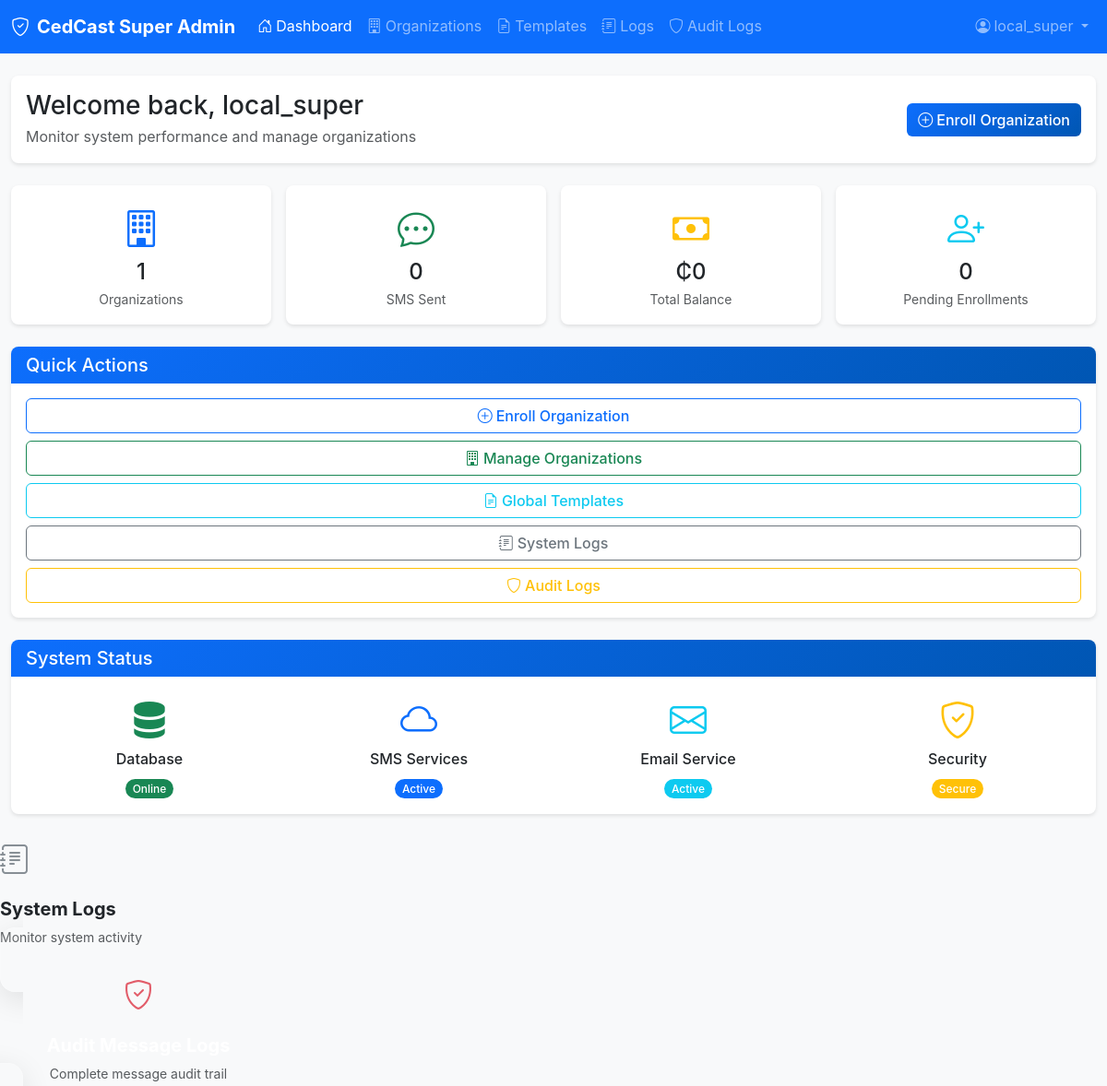
The page /dashboard/ (signed in, upper part) on the database as committed earlier.
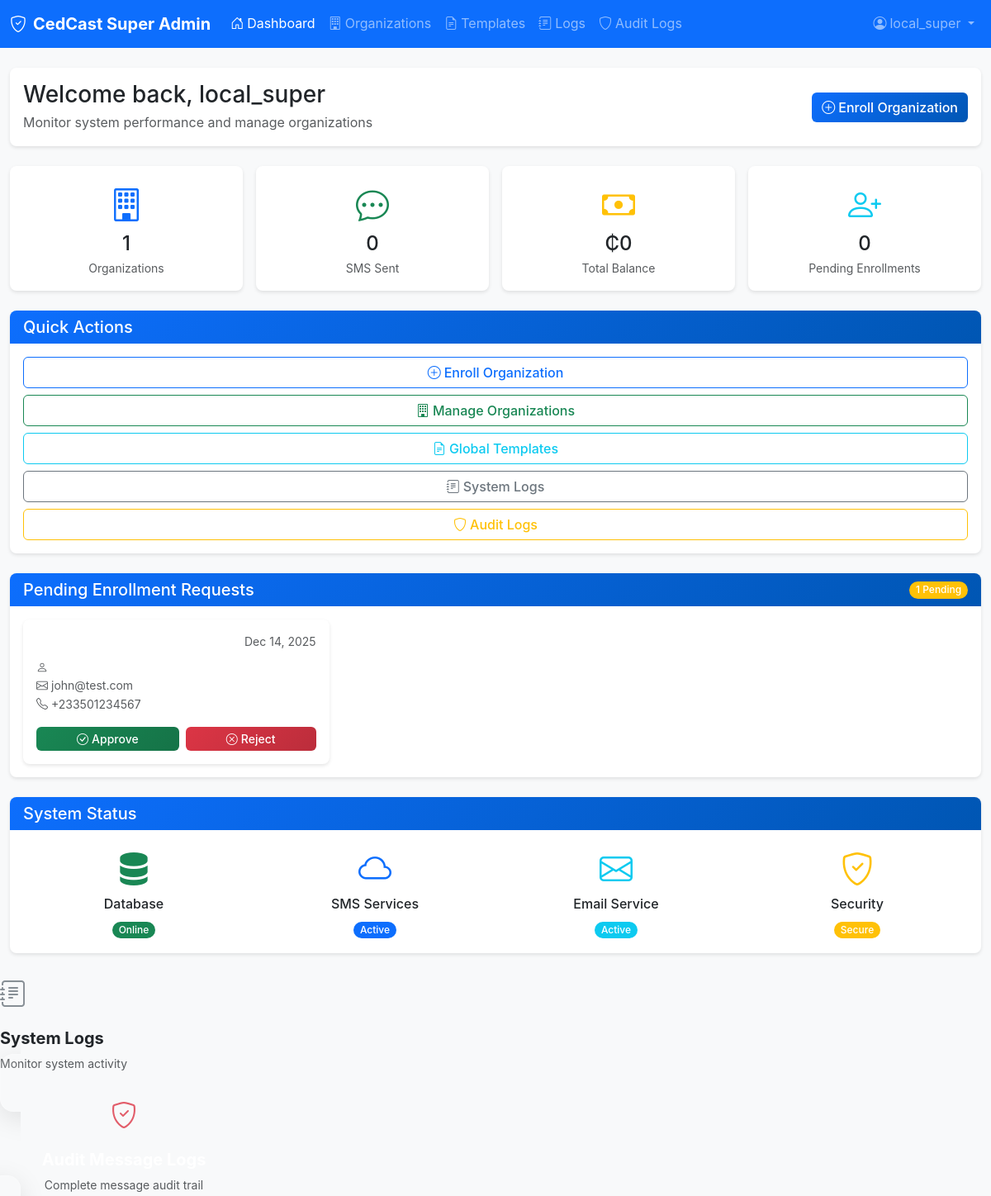
The same page on the database as committed later.
### core/models.py (models this page shows, shortened)
class EnrollmentRequest(models.Model):
	STATUS_CHOICES = [
		('pending', 'Pending Review'),
		('approved', 'Approved'),
		('rejected', 'Rejected'),
	]
	ORG_TYPE_CHOICES = [
		('company', 'Company'),
		('school', 'School'),
		('ngo', 'NGO'),
		('pharmacy', 'Pharmacy'),
		('restaurant', 'Restaurant'),
		('other', 'Other'),
	]
	org_name = models.CharField(max_length=255)
	org_type = models.CharField(max_length=20, choices=ORG_TYPE_CHOICES, default='company')
	address = models.TextField(blank=True, null=True)
	contact_name = models.CharField(max_length=255)
	position = models.CharField(max_length=100, blank=True, null=True)
	email = models.EmailField()
	phone = models.CharField(max_length=20)
	message = models.TextField(blank=True, null=True, help_text="Additional information from the requester")
	status = models.CharField(max_length=20, choices=STATUS_CHOICES, default='pending')
	reviewed_at = models.DateTimeField(blank=True, null=True)
	reviewed_by = models.ForeignKey(User, on_delete=models.SET_NULL, null=True, blank=True, related_name='reviewed_requests')
	review_notes = models.TextField(blank=True, null=True)
	created_at = models.DateTimeField(auto_now_add=True)
	updated_at = models.DateTimeField(auto_now=True)
	class Meta:
		ordering = ['-created_at']
		indexes = [
			models.Index(fields=['status', 'created_at']),
			models.Index(fields=['email']),
		]

### core/views.py (the view, shortened to what this page needs)
# urls.py: path('dashboard/', views.dashboard, name='dashboard'),
@login_required
def dashboard(request, school_slug=None):
	user = request.user
	if user.role == User.SUPER_ADMIN:
		notice = None
		from .models import Message, AlertRecipient, Organization, OrgMessage, OrgAlertRecipient
		schools = School.objects.all()
		school_stats = []
		for school in schools:
			messages = Message.objects.filter(school=school)
			total_messages = messages.count()
			sent_messages = messages.filter(sent=True).count()
			recipients = AlertRecipient.objects.filter(message__school=school)
			total_recipients = recipients.count()
			sent_recipients = recipients.filter(status='sent').count()
			failed_recipients = recipients.filter(status='failed').count()
			delivery_rate = (sent_recipients / total_recipients * 100) if total_recipients else 0
			school_stats.append({
				'school': school,
				'total_messages': total_messages,
				'sent_messages': sent_messages,
				'total_recipients': total_recipients,
				'sent_recipients': sent_recipients,
				'failed_recipients': failed_recipients,
				'delivery_rate': delivery_rate,
			})
		orgs = Organization.objects.all()
		org_stats = []
		for org in orgs:
			messages = OrgMessage.objects.filter(organization=org)
			total_messages = messages.count()
			sent_messages = messages.filter(sent=True).count()
			recipients = OrgAlertRecipient.objects.filter(message__organization=org)
			total_recipients = recipients.count()
			sent_recipients = recipients.filter(status='sent').count()
			failed_recipients = recipients.filter(status='failed').count()
			delivery_rate = (sent_recipients / total_recipients * 100) if total_recipients else 0
			from .utils.crypto_utils import decrypt_value
			sender_id = getattr(org, 'sender_id', None)
			sender_display = decrypt_value(sender_id) if sender_id else None
			org_stats.append({
				'organization': org,
				'total_messages': total_messages,
				'sent_messages': sent_messages,
				'total_recipients': total_recipients,
				'sent_recipients': sent_recipients,
				'failed_recipients': failed_recipients,
				'delivery_rate': delivery_rate,
				'sender_id_display': sender_display,
			})
		from .models import Message as SchoolMessage, OrgMessage as OrganizationMessage
		total_msgs = SchoolMessage.objects.count() + OrganizationMessage.objects.count()
		total_sent = SchoolMessage.objects.filter(sent=True).count() + OrganizationMessage.objects.filter(sent=True).count()
		from django.utils import timezone
		import datetime
		from django.db.models.functions import TruncDate
		from django.db.models import Count
		trend_days = 7
		now = timezone.now()
		start_date = (now - datetime.timedelta(days=trend_days - 1)).date()
		from .models import AlertRecipient as SchoolAlertRecipient, OrgAlertRecipient as OrganizationAlertRecipient
		sent_school_qs = SchoolAlertRecipient.objects.filter(status='sent', sent_at__date__gte=start_date).annotate(day=TruncDate('sent_at')).values('day').annotate(count=Count('id'))
		sent_org_qs = OrganizationAlertRecipient.objects.filter(status='sent', sent_at__date__gte=start_date).annotate(day=TruncDate('sent_at')).values('day').annotate(count=Count('id'))
		total_school_qs = SchoolAlertRecipient.objects.filter(message__created_at__date__gte=start_date).annotate(day=TruncDate('message__created_at')).values('day').annotate(total=Count('id'))
		total_org_qs = OrganizationAlertRecipient.objects.filter(message__created_at__date__gte=start_date).annotate(day=TruncDate('message__created_at')).values('day').annotate(total=Count('id'))
		orgs_qs = Organization.objects.filter(created_at__date__gte=start_date).annotate(day=TruncDate('created_at')).values('day').annotate(count=Count('id'))
		sent_by_date = {}
		for r in sent_school_qs:
			sent_by_date[r['day']] = sent_by_date.get(r['day'], 0) + r['count']
		for r in sent_org_qs:
			sent_by_date[r['day']] = sent_by_date.get(r['day'], 0) + r['count']
		total_by_date = {}
		for r in total_school_qs:
			total_by_date[r['day']] = total_by_date.get(r['day'], 0) + r['total']
		for r in total_org_qs:
			total_by_date[r['day']] = total_by_date.get(r['day'], 0) + r['total']
		orgs_by_date = { r['day']: r['count'] for r in orgs_qs }
		messages_trend = []
		orgs_trend = []
		delivery_trend = []
		for i in range(trend_days - 1, -1, -1):
			d = (now - datetime.timedelta(days=i)).date()
			messages_trend.append(sent_by_date.get(d, 0))
			orgs_trend.append(orgs_by_date.get(d, 0))
			total = total_by_date.get(d, 0)
			sent = sent_by_date.get(d, 0)
			delivery_trend.append(int((sent / total * 100)) if total else 0)
		from .models import Payment
		from django.db.models import Sum, Count, Avg
		from decimal import Decimal
		total_payments = Payment.objects.filter(status='success').count()
		total_revenue = Payment.objects.filter(status='success').aggregate(total=Sum('amount'))['total'] or Decimal('0')
		recent_payments = Payment.objects.filter(status='success', created_at__date__gte=start_date).count()
		orgs_with_balance = Organization.objects.filter(balance__gt=Decimal('0')).count()
		total_org_balance = Organization.objects.aggregate(total=Sum('balance'))['total'] or Decimal('0')
		avg_org_balance = total_org_balance / orgs_with_balance if orgs_with_balance > 0 else Decimal('0')
		premium_orgs = Organization.objects.filter(is_premium=True).count()
		total_orgs = Organization.objects.count()
		premium_percentage = (premium_orgs / total_orgs * 100) if total_orgs > 0 else 0
		total_sms_sent_all = Organization.objects.aggregate(total=Sum('total_sms_sent'))['total'] or 0
		total_balance_all = Organization.objects.aggregate(total=Sum('balance'))['total'] or Decimal('0.00')
		avg_sms_rate = Organization.objects.aggregate(avg=Avg('sms_rate'))['avg'] or Decimal('0.25')
		payments_trend = []
		for i in range(trend_days - 1, -1, -1):
			d = (now - datetime.timedelta(days=i)).date()
			day_payments = Payment.objects.filter(status='success', created_at__date=d).count()
			payments_trend.append(day_payments)
		recent_payment_transactions = Payment.objects.filter(status='success').select_related('organization').order_by('-created_at')[:10]
		top_orgs = Organization.objects.filter(balance__gt=Decimal('0')).order_by('-balance')[:5]
		top_payers = []
		pending_approvals = Organization.objects.filter(approval_status='pending').order_by('-created_at')
		from .models import EnrollmentRequest
		pending_enrollment_requests = EnrollmentRequest.objects.filter(status='pending').order_by('-created_at')[:10]  # Show latest 10
		total_pending_requests = EnrollmentRequest.objects.filter(status='pending').count()
		approved_enrollment_requests = EnrollmentRequest.objects.filter(status='approved').order_by('-reviewed_at')[:10]  # Show latest 10
		context = {"schools": schools, "school_stats": school_stats, "org_stats": org_stats, "notice": notice,
			"total_messages": total_msgs, "total_sent": total_sent,
			"messages_trend": messages_trend, "orgs_trend": orgs_trend, "delivery_trend": delivery_trend,
			"hubtel_dry_run": getattr(settings, 'HUBTEL_DRY_RUN', False),
			"clicksend_dry_run": getattr(settings, 'CLICKSEND_DRY_RUN', False),
			"total_payments": total_payments,
			"total_revenue": total_revenue,
			"recent_payments": recent_payments,
			"orgs_with_balance": orgs_with_balance,
			"total_org_balance": total_org_balance,
			"avg_org_balance": avg_org_balance,
			"payments_trend": payments_trend,
			"top_payers": top_payers,
			"premium_orgs": premium_orgs,
			"total_orgs": total_orgs,
			"premium_percentage": premium_percentage,
			"total_sms_sent_all": total_sms_sent_all,
			"total_balance_all": total_balance_all,
			"avg_sms_rate": avg_sms_rate,
			"pending_approvals": pending_approvals,
			"pending_enrollment_requests": pending_enrollment_requests,
			"total_pending_requests": total_pending_requests,
			"approved_enrollment_requests": approved_enrollment_requests,
			"recent_payment_transactions": recent_payment_transactions,
		}
		return render(request, "super_admin_dashboard.html", context)
	else:
		if user.role == User.ORG_ADMIN and getattr(user, 'organization', None):
			return redirect("org_dashboard", org_slug=user.organization.slug)
		return redirect("login")

### core/templatetags/core_filters.py (called while the page is built)
@register.filter
def format_number(value):
    if value is None:
        return "0"
    try:
        if isinstance(value, str):
            value = float(value) if '.' in value else int(value)
        return f"{value:,}"
    except (ValueError, TypeError):
        return str(value)

### core/utils/crypto_utils.py (called while the page is built, shortened)
def decrypt_value(stored: str) -> str:
    if stored is None or stored == "":
        return stored
    if not isinstance(stored, str):
        return stored
    if not stored.startswith('ENC::'):
        return stored

### core/templates/super_admin_dashboard.html (shortened to what the changed rows need)
{% extends 'base.html' %}
{% load static %}
{% load core_filters %}
{% block content %}
<div class="container-fluid py-4">
    <div class="row mb-4">
        <div class="col-12">
            <div class="card">
                <div class="card-body">
                    <div class="row align-items-center">
                        <div class="col-md-8">
                            <h1 class="h3 mb-1">Welcome back, {{ request.user.username }}</h1>
                        </div>
                    </div>
                </div>
            </div>
        </div>
    </div>
    {% if pending_enrollment_requests %}
    <div class="card mb-4">
        <div class="card-header d-flex justify-content-between align-items-center">
            <h5 class="mb-0">Pending Enrollment Requests</h5>
            <span class="badge bg-warning">{{ pending_enrollment_requests|length }} Pending</span>
        </div>
        <div class="card-body">
            <div class="row g-3">
                {% for request in pending_enrollment_requests %}
                <div class="col-md-6 col-lg-4">
                    <div class="card h-100 border-warning">
                        <div class="card-body">
                            <div class="d-flex justify-content-between align-items-start mb-2">
                                <small class="text-muted">{{ request.created_at|date:"M d, Y" }}</small>
                            </div>
                            <div class="small text-muted mb-3">
                                <div><i class="bi bi-person me-1"></i>{{ request.contact_person }}</div>
                                <div><i class="bi bi-envelope me-1"></i>{{ request.email }}</div>
                                <div><i class="bi bi-telephone me-1"></i>{{ request.phone }}</div>
                            </div>
                            <div class="d-flex gap-2">
                                <button class="btn btn-success btn-sm flex-fill" onclick="approveRequest({{ request.id }})">
                                    <i class="bi bi-check-circle me-1"></i>Approve
                                </button>
                                <button class="btn btn-danger btn-sm flex-fill" onclick="rejectRequest({{ request.id }})">
                                    <i class="bi bi-x-circle me-1"></i>Reject
                                </button>
                            </div>
                        </div>
                    </div>
                </div>
                {% endfor %}
            </div>
        </div>
    </div>
    {% endif %}
</div>
{% endblock %}

Rows that differ between the two databases and show on the page:
added EnrollmentRequest: created_at "Dec 14, 2025", email "john@test.com", phone "+233501234567"
Other text that changed with them:
{{ pending_enrollment_requests|length }}: (not shown) → "1"
text now shown: "Pending Enrollment Requests Pending"
